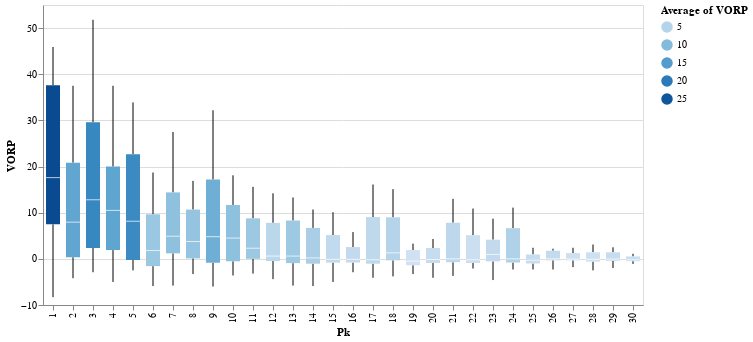

The notebook cell this image was saved under:
### Code cell
chart = alt.Chart(firstround).mark_boxplot(extent=1).encode(
    x='Pk:O',
    y='VORP:Q',
    color='average(VORP):Q',
    tooltip='Player:N'
)
chart

### Figure 1 — Vega-Lite specification as saved in the notebook (floating-point values rounded to 4 significant figures; data arrays with more than 128 entries replaced by an {"elided": "..."} marker saying what was removed)
{"config": {"view": {"continuousWidth": 400, "continuousHeight": 300}}, "data": {"name": "data-7b7b78090201d1ace4f39e3653265243"}, "mark": {"type": "boxplot", "extent": 1}, "encoding": {"color": {"type": "quantitative", "aggregate": "average", "field": "VORP"}, "tooltip": {"type": "nominal", "field": "Player"}, "x": {"type": "ordinal", "field": "Pk"}, "y": {"type": "quantitative", "field": "VORP"}}, "$schema": "https://vega.github.io/schema/vega-lite/v4.8.1.json", "datasets": {"data-7b7b78090201d1ace4f39e3653265243": {"elided": "1199 records"}}}
